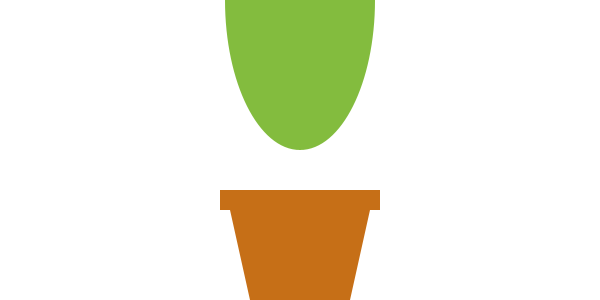
Frame 1 (no input)
Frame 60 (the mouse pressed at the canvas centre just before this capture): identical to frame 1, image omitted
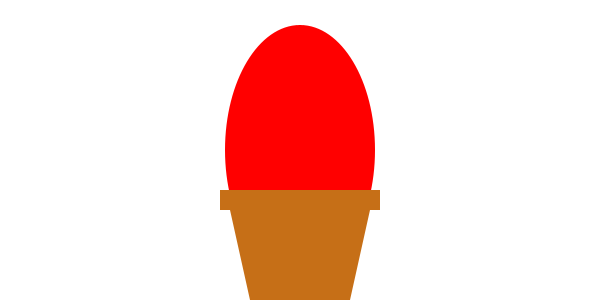
Frame 120 (the mouse held since frame 60 and released just before this capture)

The Processing sketch that drew these frames (run headless with seeded random() and noise(); from frame 60 on, the mouse is pressed at the canvas centre):

// Processing sketch: class_stuff
// ── class_stuff.pde
void setup () {
size (600, 300);
}

void draw () {
background (255);

  //cactus
  noStroke();
  
  if(mouseX > width/3 && mouseX < width/3 * 2) {
    fill(255, 0, 0);
  } else {
   fill (131, 188, 62); 
  }
  
  //fill(255 - map(mouseX, 0, width, 0, 255), 188, map(mouseY, 0, height, 0, 255));
  
  
  ellipse (width/2, mouseY, 150, height - map(mouseY, 0, 300, 0, 100));
  
  //pot
fill(198, 111, 23);
rectMode (CENTER);
rect(width/2, height/2 + 50, 160, 20);
quad(width/2 - 70, height/2 + 60, width/2 + 70, height/2 + 60, width/2 + 50, height/2 + 150, width/2 - 50, height/2 + 150);

}
